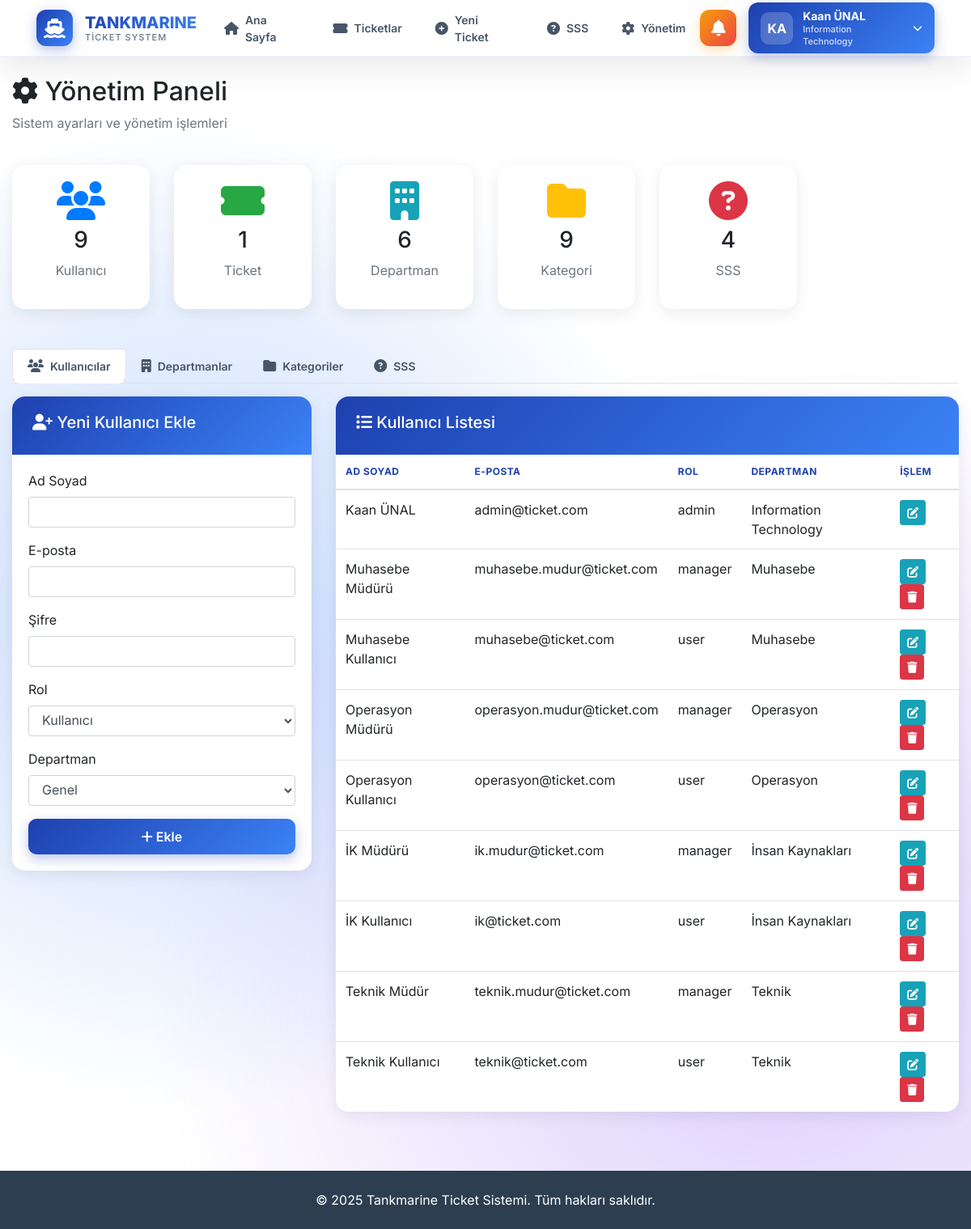
/admin.php (signed in), run on the app's committed database.
### tables this page shows
CREATE TABLE `users` (
  `id` int(11) NOT NULL,
  `name` varchar(100) NOT NULL,
  `email` varchar(100) NOT NULL,
  `password` varchar(255) NOT NULL,
  `role` enum('admin','manager','user') DEFAULT 'user',
  `department` varchar(50) DEFAULT 'genel',
  `created_at` timestamp NOT NULL DEFAULT current_timestamp()
);

CREATE TABLE `departments` (
  `id` int(11) NOT NULL,
  `code` varchar(50) NOT NULL,
  `name` varchar(100) NOT NULL,
  `description` text DEFAULT NULL,
  `is_active` tinyint(1) DEFAULT 1,
  `created_at` timestamp NOT NULL DEFAULT current_timestamp()
);

### config.php (called while the page is built, shortened)
<?php
function getUserId()
{
    return $_SESSION['user_id'] ?? null;
}
function getRoleBadge($role)
{
    $badges = [
        'admin' => '<span class="badge badge-danger">Admin</span>',
        'manager' => '<span class="badge badge-warning">Yönetici</span>',
        'user' => '<span class="badge badge-info">Kullanıcı</span>'
    ];
    return $badges[$role] ?? $role;
}
function sanitize($data)
{
    return htmlspecialchars($data, ENT_QUOTES, 'UTF-8');
}

### admin.php (the view, shortened to what this page needs)
<?php
require_once 'config.php';
$tab = $_GET['tab'] ?? 'users';
$users = $pdo->query("SELECT u.*, d.name as department_name FROM users u LEFT JOIN departments d ON u.department = d.code ORDER BY u.created_at DESC")->fetchAll();
$departments_list = $pdo->query("SELECT * FROM departments ORDER BY name")->fetchAll();
$stats_users = $pdo->query("SELECT COUNT(*) as total FROM users")->fetch();
$stats_tickets = $pdo->query("SELECT COUNT(*) as total FROM tickets")->fetch();
$stats_departments = $pdo->query("SELECT COUNT(*) as total FROM departments WHERE is_active = 1")->fetch();
$stats_categories = $pdo->query("SELECT COUNT(*) as total FROM categories")->fetch();
$stats_faq = $pdo->query("SELECT COUNT(*) as total FROM faq")->fetch();
include 'header.php';
?>
<div class="container-fluid mt-4">
    <div class="row mb-4">
        <div class="col-12">
            <h2><i class="fas fa-cog"></i> Yönetim Paneli</h2>
            <p class="text-muted">Sistem ayarları ve yönetim işlemleri</p>
        </div>
    </div>
    <div class="row mb-4">
        <div class="col-md-2">
            <div class="card text-center">
                <div class="card-body">
                    <i class="fas fa-users fa-3x text-primary mb-2"></i>
                    <h3><?php echo $stats_users['total']; ?></h3>
                    <p class="text-muted">Kullanıcı</p>
                </div>
            </div>
        </div>
        <div class="col-md-2">
            <div class="card text-center">
                <div class="card-body">
                    <i class="fas fa-ticket-alt fa-3x text-success mb-2"></i>
                    <h3><?php echo $stats_tickets['total']; ?></h3>
                    <p class="text-muted">Ticket</p>
                </div>
            </div>
        </div>
        <div class="col-md-2">
            <div class="card text-center">
                <div class="card-body">
                    <i class="fas fa-building fa-3x text-info mb-2"></i>
                    <h3><?php echo $stats_departments['total']; ?></h3>
                    <p class="text-muted">Departman</p>
                </div>
            </div>
        </div>
        <div class="col-md-2">
            <div class="card text-center">
                <div class="card-body">
                    <i class="fas fa-folder fa-3x text-warning mb-2"></i>
                    <h3><?php echo $stats_categories['total']; ?></h3>
                    <p class="text-muted">Kategori</p>
                </div>
            </div>
        </div>
        <div class="col-md-2">
            <div class="card text-center">
                <div class="card-body">
                    <i class="fas fa-question-circle fa-3x text-danger mb-2"></i>
                    <h3><?php echo $stats_faq['total']; ?></h3>
                    <p class="text-muted">SSS</p>
                </div>
            </div>
        </div>
    </div>
    <ul class="nav nav-tabs" role="tablist">
        <li class="nav-item">
            <a class="nav-link <?php echo $tab === 'users' ? 'active' : ''; ?>" href="?tab=users">
                <i class="fas fa-users"></i> Kullanıcılar
            </a>
        </li>
        <li class="nav-item">
            <a class="nav-link <?php echo $tab === 'departments' ? 'active' : ''; ?>" href="?tab=departments">
                <i class="fas fa-building"></i> Departmanlar
            </a>
        </li>
        <li class="nav-item">
            <a class="nav-link <?php echo $tab === 'categories' ? 'active' : ''; ?>" href="?tab=categories">
                <i class="fas fa-folder"></i> Kategoriler
            </a>
        </li>
        <li class="nav-item">
            <a class="nav-link <?php echo $tab === 'faq' ? 'active' : ''; ?>" href="?tab=faq">
                <i class="fas fa-question-circle"></i> SSS
            </a>
        </li>
    </ul>
    <div class="tab-content mt-3">
        <?php if ($tab === 'users'): ?>
            <div class="row">
                <div class="col-md-4">
                    <div class="card">
                        <div class="card-header">
                            <h5><i class="fas fa-user-plus"></i> Yeni Kullanıcı Ekle</h5>
                        </div>
                        <div class="card-body">
                            <form method="POST">
                                <div class="form-group">
                                    <label>Ad Soyad</label>
                                    <input type="text" name="name" class="form-control" required>
                                </div>
                                <div class="form-group">
                                    <label>E-posta</label>
                                    <input type="email" name="email" class="form-control" required>
                                </div>
                                <div class="form-group">
                                    <label>Şifre</label>
                                    <input type="password" name="password" class="form-control" required>
                                </div>
                                <div class="form-group">
                                    <label>Rol</label>
                                    <select name="role" class="form-control" required>
                                        <option value="user">Kullanıcı</option>
                                    </select>
                                </div>
                                <div class="form-group">
                                    <label>Departman</label>
                                    <select name="department" class="form-control" required>
                                        <?php foreach ($departments_list as $dept): ?>
                                            <option value="<?php echo $dept['code']; ?>"><?php echo sanitize($dept['name']); ?></option>
                                        <?php endforeach; ?>
                                    </select>
                                </div>
                                <button type="submit" name="add_user" class="btn btn-primary btn-block">
                                    <i class="fas fa-plus"></i> Ekle
                                </button>
                            </form>
                        </div>
                    </div>
                </div>
                <div class="col-md-8">
                    <div class="card">
                        <div class="card-header">
                            <h5><i class="fas fa-list"></i> Kullanıcı Listesi</h5>
                        </div>
                        <div class="card-body p-0">
                            <table class="table table-hover mb-0">
                                <thead>
                                    <tr>
                                        <th>Ad Soyad</th>
                                        <th>E-posta</th>
                                        <th>Rol</th>
                                        <th>Departman</th>
                                        <th>İşlem</th>
                                    </tr>
                                </thead>
                                <tbody>
                                    <?php foreach ($users as $user): ?>
                                        <tr>
                                            <td><?php echo sanitize($user['name']); ?></td>
                                            <td><?php echo sanitize($user['email']); ?></td>
                                            <td><?php echo getRoleBadge($user['role']); ?></td>
                                            <td><?php echo $user['department_name'] ? sanitize($user['department_name']) : '-'; ?></td>
                                            <td>
                                                <a href="?tab=users&edit_user=<?php echo $user['id']; ?>" class="btn btn-sm btn-info">
                                                    <i class="fas fa-edit"></i>
                                                </a>
                                                <?php if ($user['id'] != getUserId()): ?>
                                                    <a href="?tab=users&delete_user=<?php echo $user['id']; ?>"
                                                        class="btn btn-sm btn-danger"
                                                        onclick="return confirm('Bu kullanıcıyı silmek istediğinize emin misiniz?')">
                                                        <i class="fas fa-trash"></i>
                                                    </a>
                                                <?php endif; ?>
                                            </td>
                                        </tr>
                                    <?php endforeach; ?>
                                </tbody>
                            </table>
                        </div>
                    </div>
                </div>
            </div>
        <?php endif; ?>
    </div>
</div>
<?php include 'footer.php'; ?>

### data on the page
users: name "Kaan ÜNAL", email "admin@ticket.com", role "admin", departments.name "Information Technology"
users: name "Muhasebe Müdürü", email "muhasebe.mudur@ticket.com", role "manager", departments.name "Muhasebe"
users: name "Muhasebe Kullanıcı", email "muhasebe@ticket.com", role "user", departments.name "Muhasebe"
users: name "Operasyon Müdürü", email "operasyon.mudur@ticket.com", role "manager", departments.name "Operasyon"
users: name "Operasyon Kullanıcı", email "operasyon@ticket.com", role "user", departments.name "Operasyon"
users: name "İK Müdürü", email "ik.mudur@ticket.com", role "manager", departments.name "İnsan Kaynakları"
users: name "İK Kullanıcı", email "ik@ticket.com", role "user", departments.name "İnsan Kaynakları"
users: name "Teknik Müdür", email "teknik.mudur@ticket.com", role "manager", departments.name "Teknik"
users: name "Teknik Kullanıcı", email "teknik@ticket.com", role "user", departments.name "Teknik"

### other printed values
substr($_SESSION['user_name'], 0, 2) "KA"
$_SESSION['user_name'] "Kaan ÜNAL"
getDepartmentName($_SESSION['department']) "Information Technology"
$stats_users['total'] "9"
$stats_tickets['total'] "1"
$stats_departments['total'] "6"
$stats_categories['total'] "9"
$stats_faq['total'] "4"
SITE_NAME "Tankmarine Ticket Sistemi"
form field department "Genel"
